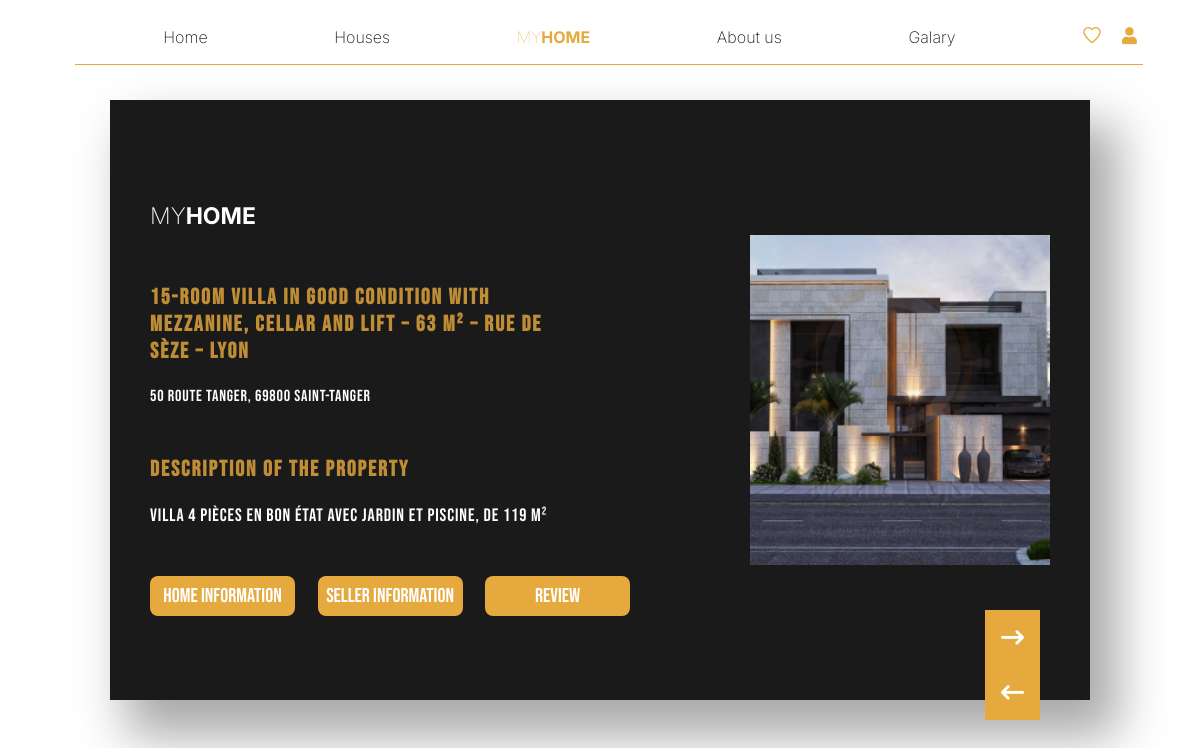
Screenshot of /detail.php?id_house=4 with the database file from the repository.
### tables this page shows
CREATE TABLE `galary` (
  `ID_image` int(5) NOT NULL,
  `ID_house` int(5) DEFAULT NULL,
  `image` varchar(254) NOT NULL
);

CREATE TABLE `house` (
  `ID_house` int(5) NOT NULL,
  `ID_catégorie` int(5) DEFAULT NULL,
  `profile_pic` varchar(254) DEFAULT NULL,
  `adress` varchar(254) DEFAULT NULL,
  `price` decimal(3,0) DEFAULT NULL,
  `description` varchar(254) DEFAULT NULL,
  `title` varchar(255) NOT NULL
);

### detail.php (the view, shortened to what this page needs)
<!DOCTYPE html>
<html lang="en">
<head>
    <link rel="stylesheet" href="nav_footer/style_nav.css">
    <link rel="stylesheet" href="detail.css">
</head>
<body>
    <?php include "connexion.php"?>
    <?php
        if(isset($_REQUEST['id_house'])){
            $id = $_REQUEST['id_house'];
            $select = "SELECT * FROM house H INNER JOIN galary G ON H.ID_house = G.ID_house WHERE H.ID_house = $id";
            $data = mysqli_query($conn, $select);
        }
    ?>
<nav>
        <div>
            <a href="home.php">Home</a>
            <a href="houses.php">Houses</a>
            <a id="logo" href="">MY<span>HOME</span></a>
            <a href="home.php#about_us">About us</a>
            <a href="galary.php">Galary</a>
            <div>
                <a href="favoris.php" id="favourit"><img src="images/Favorite.png"></a>
                <?php if(!isset($_SESSION["id_user"]) || $_SESSION["id_user"]==""){ ?>
                         <a href="sign_up.php"><img src="images/user.png"></a>
                    <?php } else{ ?>
                         <a href="logout.php"><i class="fa-solid fa-arrow-right-from-bracket"></i></a>
                    <?php } ?>
            </div>
        </div>
        <section></section>
     </nav>
    <main>
        <div id="border_div">
            <div id="container">
                    <?php
                    $rows = array();
                        while($row = mysqli_fetch_assoc($data)){
                            $rows [] = $row;
                        }
                            echo'
                            <div class="child_container">
                                <a href="home.php"><h1>MY<span>HOME</span></a>
                                <h3 class="title_detail">'.$rows[0]["title"].'</h3>
                                <p>'.$rows[0]["adress"].'</p>
                                <h3>Description of the property</h3>
                                <p class="para">'.$rows[0]["description"].'</p>
                                <button>home information</button>
                                <a href="Sellerdetail.php?id_house='.$rows[0]["ID_house"].'"><button class="btn_detail">Seller Information</button></a>
                                <a href="review.php?id_house='.$rows[0]["ID_house"].'"><button class="btn_detail">review</button></a>
                            </div>
                            <div class="img_detail">
                                <img src="images/'.$rows[0]["image"].'">
                                <div id="img_aside">';
                            echo '</div>
                            </div>
                            <div id="icon_div">
                                <a href="houses.php#sales_houses"><i class="fa-solid fa-arrow-right-long"></i></a>
                                <a href="home.php"><i class="fa-solid fa-arrow-left-long"></i></a>
                            </div>
                            ';
                    ?>
            </div>
        </div>
    </main>
</body>
</html>

### nav_footer/style_nav.css (style rules this page uses)
body { margin: 0px; padding: 0px; }
nav > div { display: flex; align-items: center; justify-content: space-around ; padding-left: 100px; }
nav { display: flex; flex-direction: column; position: absolute; z-index: 10; width: 100%; font-family: 'Inter', sans-serif; padding-top: 25px; padding-bottom: 20px; }
nav a { text-decoration: none; color: white; font-family: 'Inter', sans-serif; font-weight: 200; }
#logo { color: #E6A93E; font-weight: lighter; }
nav a span { font-weight: bold; }
#favourit { margin-right: 15px; }
section { width: 89%; margin-left: 75px; margin-top: 15px; height: 1px; background-color: #E6A93E; }

### detail.css (style rules this page uses)
body { margin: 0; padding: 0; display: flex; flex-direction: column; }
#border_div { display: flex; width: 100%; justify-content: center; }
#container { position: relative; display: flex; align-items: center; justify-content: space-between; background-color: #1A1A1A; color: white; width: 75%; font-family: 'Bebas Neue'; margin-top: 100px; height: 600px; padding: 0 40px; box-shadow: 22px 30px 46px 6px rgba(0, 0, 0, 0.34); }
.child_container button { border: none; margin: 0; background-color: #E6A93E; color: white; font-family: 'Bebas Neue'; width: 145px; height: 40px; font-size: 20px; cursor: pointer; margin-top: 50px; margin-bottom: 10px; }
.child_container h3 { color: rgba(230, 169, 62, 0.81); font-size: 22px; width: 70%; margin-top: 50px; letter-spacing: 0.09em; }
.child_container a { text-decoration: none; color: white; font-family: 'Inter', sans-serif; font-size: 23px; font-weight: 200; margin: 0; }
.child_container a span { font-weight: bold; }
.child_container p { letter-spacing: 0.05em; }
.title_detail { width: 70%; }
.para { margin: 0; width: 70%; font-size: 18px; }
.img_detail img { height: 330px; width: 300px; object-fit: cover; }
#container button { border-radius: 8px; }
#container .btn_detail { margin-left: 20px; }
.img_detail { display: flex; }
#icon_div { width: 55px; height: 110px; background-color: #E6A93E; position: absolute; bottom: -20px; right: 50px; }
#icon_div a { text-decoration: none; color: white; font-size: 23px; display: flex; justify-content: center; height: 50%; align-items: center; }
body { margin: 0px; padding: 0px; }
nav > div { display: flex; align-items: center; justify-content: space-around ; padding-left: 100px; }
nav { display: flex; flex-direction: column; position: absolute; z-index: 10; width: 100%; font-family: 'Inter', sans-serif; padding-top: 25px; padding-bottom: 20px; }
nav a { text-decoration: none; color: #1A1A1A; font-family: 'Inter', sans-serif; font-weight: 200; }
#logo { color: #E6A93E; font-weight: lighter; }
nav a span { font-weight: bold; }
#favourit { margin-right: 15px; }
section { width: 89%; margin-left: 75px; margin-top: 15px; height: 1px; background-color: #E6A93E; }

### rows the page displays
galary: ID_house.title "15-room villa in good condition with mezzanine, cellar and lift – 63 m² – Rue de Sèze – Lyon", ID_house.adress "50 Route tanger, 69800 Saint-tanger", ID_house.description "villa 4 pièces en bon état avec jardin et piscine, de 119 m²", image (picture)
